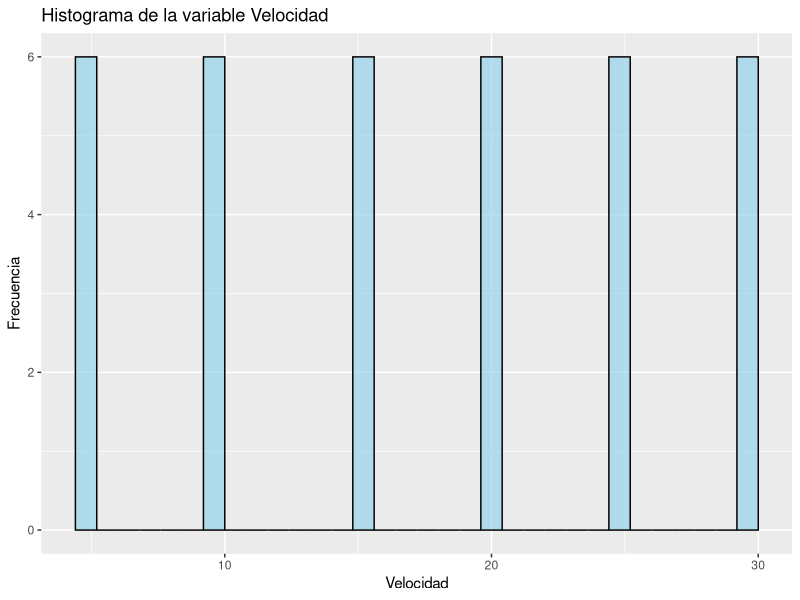
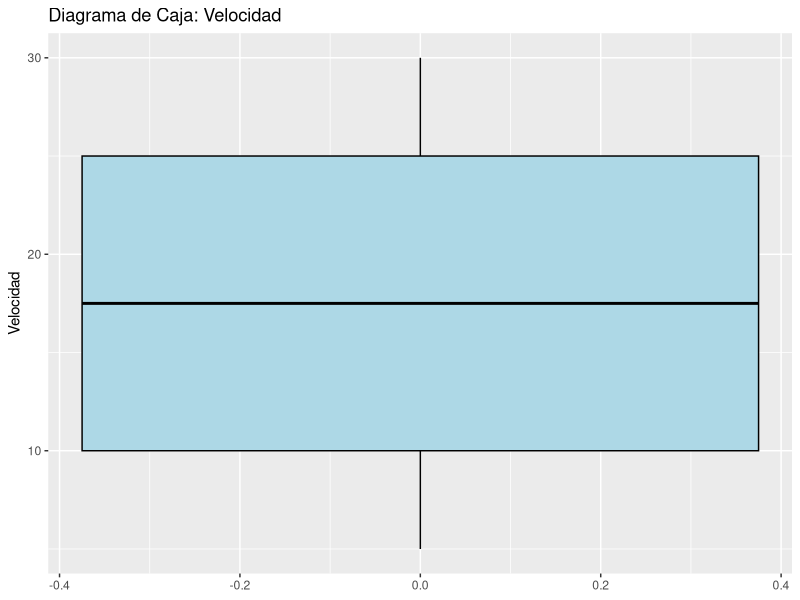
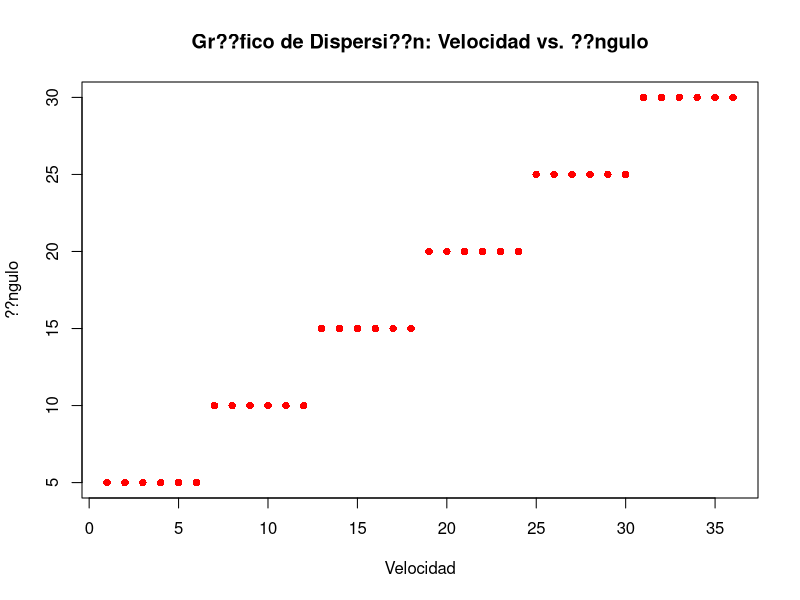
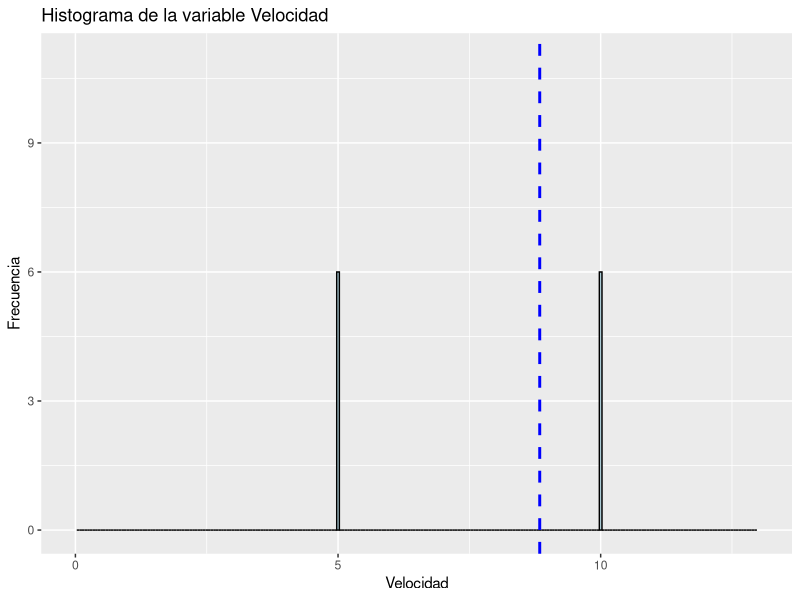

Recreate these plots in R, in order.
# Establecer el directorio de trabajo
setwd("C:/Users/KEVIN MARCA/Downloads/Proyecto Reto/Data set")

# Cargar los datos
datos <- read.csv("Data_3.csv", header = TRUE, sep = ";", dec = ",")

# Visualizar los datos
View(datos)
dimnames(datos)
labels(datos)
##attach(datos)

# An??lisis descriptivo para la variable angulo
min(datos$Velocidad)
max(datos$Velocidad)
range(datos$Velocidad)
diff(range(datos$Velocidad))

table(datos$Velocidad)
cuartiles <- quantile(datos$Velocidad, probs = c(0.25, 0.5, 0.75))
cuantil <- quantile(datos$Velocidad, probs = c(0.27))
deciles <- quantile(datos$Velocidad, probs = seq(0.1, 0.9, by = 0.1))
IQR(datos$Velocidad)

datos$veloicdadCut <- cut(datos$Velocidad,breaks = quantile(datos$Velocidad, probs = seq(0, 1, by = 0.2)), include.lowest = TRUE)
head(datos)
absoluta <- table(datos$velocidadCut)
relativa <- round(prop.table(absoluta), 2)
summary(datos)
etiqueta <- rownames(absoluta)
porcentaje <- relativa * 100
library(ggplot2)

# Crear el histograma
ggplot(datos, aes(x = Velocidad)) +
  geom_histogram(binwidth = 0.8, fill = "skyblue", color = "black", alpha = 0.6) +
  labs(title = "Histograma de la variable Velocidad",
       x = "Velocidad",
       y = "Frecuencia")


# Crear el diagrama de caja
ggplot(datos, aes(y = Velocidad)) +
  geom_boxplot(fill = "lightblue", color = "black") +
  labs(title = "Diagrama de Caja: Velocidad",
       y = "Velocidad")




#MEDIDAS DE DISPERSION 

# Calcular la media, varianza y desviaci??n est??ndar de la velocidad
media <- mean(datos$Velocidad)
desviacion <- sd(datos$Velocidad)

# Crear el gr??fico de dispersi??n
plot(x = datos$Velocidad, y = datos$angulo,
     main = "Gr??fico de Dispersi??n: Velocidad vs. ??ngulo",
     xlab = "Velocidad",
     ylab = "??ngulo",
     pch = 16, col = "red")

# Crear el histograma
ggplot(data = datos, aes(x = Velocidad)) +
  geom_histogram(binwidth = 0.05, fill = "lightblue", color = "black", alpha = 0.8) +
  geom_vline(xintercept = media, color = "red", linetype = "dashed", size = 1) +
  geom_vline(xintercept = media - desviacion, color = "blue", linetype = "dashed", size = 1) +
  geom_vline(xintercept = media + desviacion, color = "blue", linetype = "dashed", size = 1) +
  xlim(0,13) +
  ylim(0,11) +
  labs(title = "Histograma de la variable Velocidad",
       x = "Velocidad",
       y = "Frecuencia")